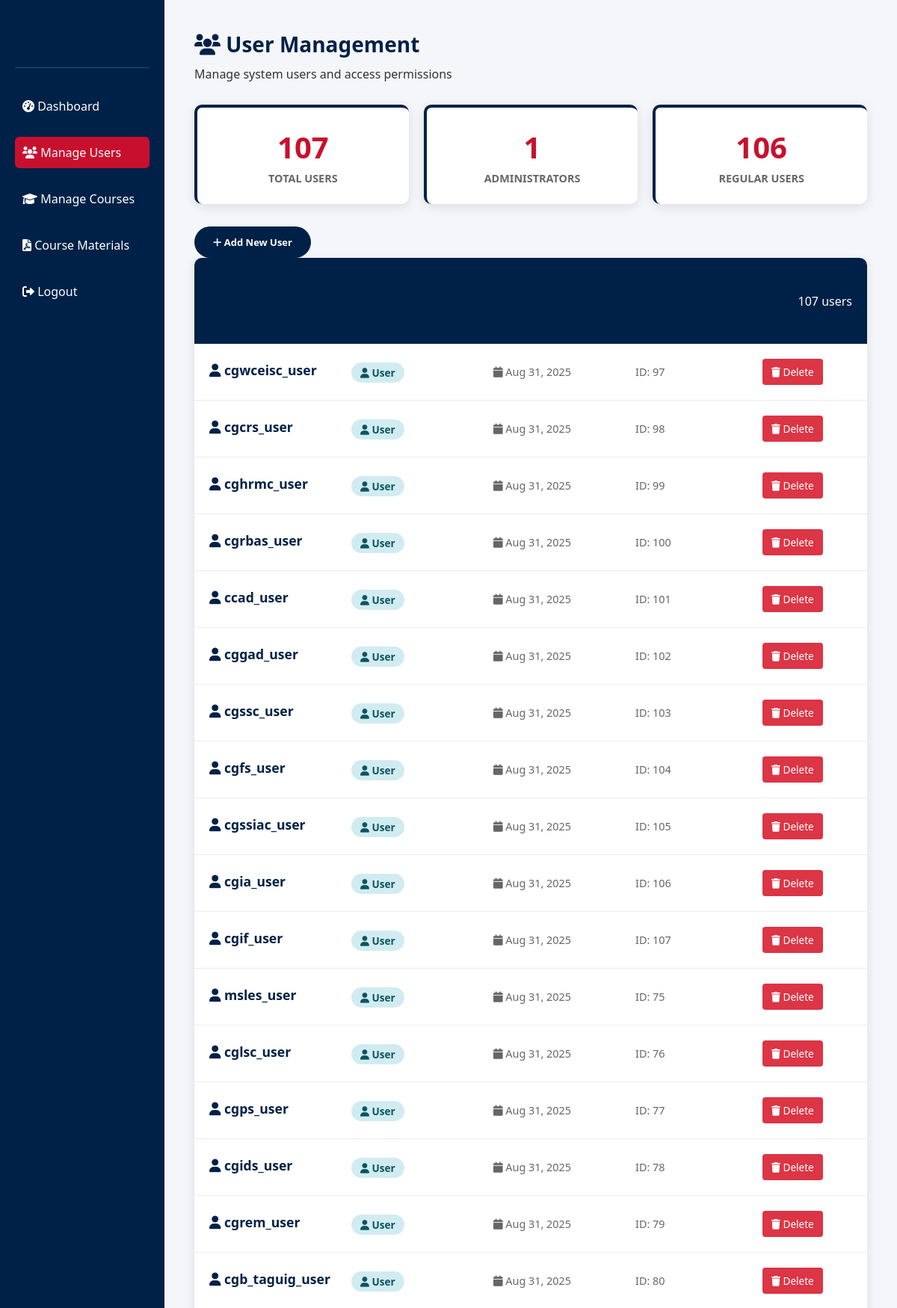
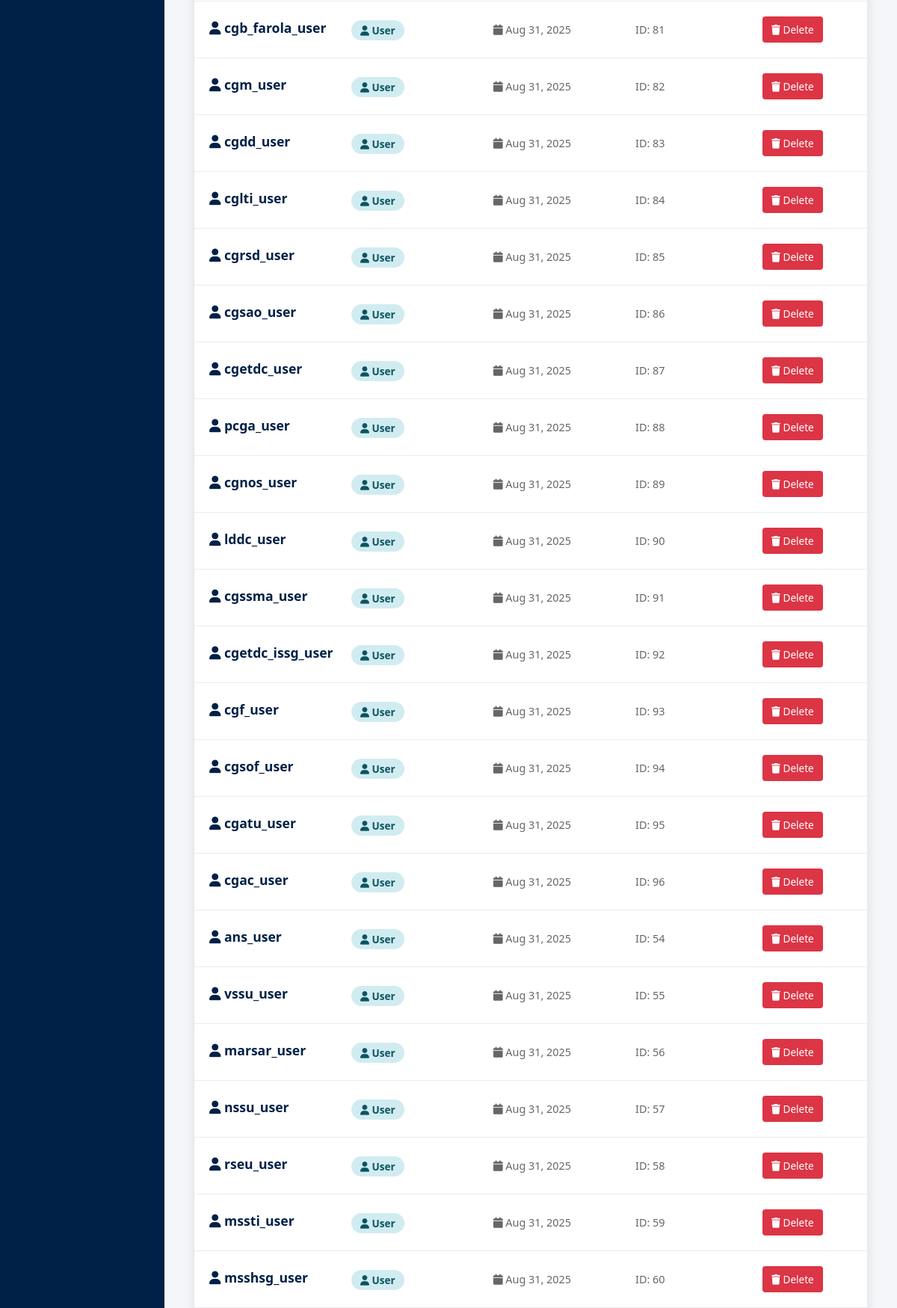
The page /manage-users.php (signed in, upper part) on the database its author committed (2 pictures, top to bottom).
### tables this page shows
CREATE TABLE `users` (
  `id` int(11) NOT NULL,
  `username` varchar(50) NOT NULL,
  `password` varchar(255) NOT NULL,
  `email` varchar(100) DEFAULT NULL,
  `role` enum('admin','user') DEFAULT 'user',
  `unit_id` int(11) DEFAULT NULL,
  `created_at` timestamp NOT NULL DEFAULT current_timestamp()
);

### manage-users.php (the view, shortened to what this page needs)
<?php
include 'db.php';
$users_query = "SELECT * FROM users ORDER BY created_at DESC";
$users_result = $conn->query($users_query);
?>
<!DOCTYPE html>
<html lang="en">
<head>
    <link rel="stylesheet" href="admin-style.css">
    <link rel="stylesheet" href="https://cdnjs.cloudflare.com/ajax/libs/font-awesome/6.0.0/css/all.min.css">
</head>
<body>
    <div class="sidebar">
        <h2><i class="fas fa-anchor"></i> CG-12 Admin</h2>
        <ul>
            <li><a href="admin-dashboard-enhanced.php"><i class="fas fa-tachometer-alt"></i> Dashboard</a></li>
            <li><a href="manage-users.php" class="active"><i class="fas fa-users"></i> Manage Users</a></li>
            <li><a href="manage-courses.php"><i class="fas fa-graduation-cap"></i> Manage Courses</a></li>
            <li><a href="course-materials.php"><i class="fas fa-file-pdf"></i> Course Materials</a></li>
            <li><a href="logout.php"><i class="fas fa-sign-out-alt"></i> Logout</a></li>
        </ul>
    </div>
    <div class="main-content">
        <header>
            <h1><i class="fas fa-users"></i> User Management</h1>
            <p>Manage system users and access permissions</p>
        </header>
        <div class="stats-row">
            <div class="stat-card">
                <div class="stat-number"><?php echo $users_result->num_rows; ?></div>
                <div class="stat-label">Total Users</div>
            </div>
            <div class="stat-card">
                <div class="stat-number">
                    <?php
                    $admin_count = 0;
                    $users_result->data_seek(0);
                    while ($user = $users_result->fetch_assoc()) {
                        if ($user['role'] == 'admin') $admin_count++;
                    }
                    echo $admin_count;
                    ?>
                </div>
                <div class="stat-label">Administrators</div>
            </div>
            <div class="stat-card">
                <div class="stat-number"><?php echo $users_result->num_rows - $admin_count; ?></div>
                <div class="stat-label">Regular Users</div>
            </div>
        </div>
        <button class="toggle-form" onclick="toggleForm()">
            <i class="fas fa-plus"></i> Add New User
        </button>
        <div class="users-table">
            <div class="table-header">
                <h2><i class="fas fa-list"></i> System Users</h2>
                <span><?php echo $users_result->num_rows; ?> users</span>
            </div>
            <?php if ($users_result->num_rows > 0): ?>
                <?php
                $users_result->data_seek(0);
                while($user = $users_result->fetch_assoc()):
                ?>
                    <div class="user-row">
                        <div class="user-info">
                            <h4><i class="fas fa-user"></i> <?php echo htmlspecialchars($user['username']); ?></h4>
                        </div>
                        <div>
                            <span class="user-role role-<?php echo $user['role']; ?>">
                                <i class="fas fa-<?php echo $user['role'] == 'admin' ? 'user-shield' : 'user'; ?>"></i>
                                <?php echo ucfirst($user['role']); ?>
                            </span>
                        </div>
                        <div style="color: #666; font-size: 0.9em;">
                            <i class="fas fa-calendar"></i>
                            <?php echo date('M j, Y', strtotime($user['created_at'])); ?>
                        </div>
                        <div style="color: #666; font-size: 0.9em;">
                            ID: <?php echo $user['id']; ?>
                        </div>
                        <div class="user-actions">
                            <?php if ($user['username'] != $_SESSION['username']): ?>
                                <form method="POST" style="display: inline;" onsubmit="return confirm('Are you sure you want to delete this user?')">
                                    <button type="submit" class="btn-delete">
                                        <i class="fas fa-trash"></i> Delete
                                    </button>
                                </form>
                            <?php else: ?>
                                <span style="color: #666; font-size: 0.85em;">Protected</span>
                            <?php endif; ?>
                        </div>
                    </div>
                <?php endwhile; ?>
            <?php endif; ?>
        </div>
    </div>
</body>
</html>

### admin-style.css (style rules this page uses)
* { margin: 0; padding: 0; box-sizing: border-box; font-family: "Segoe UI", sans-serif; }
body { display: flex; min-height: 100vh; background-color: #f4f6f9; color: #333; }
.sidebar { width: 220px; background-color: #002147; color: #fff; padding: 20px; position: fixed; height: 100%; z-index: 1000; }
.sidebar h2 { font-size: 22px; margin-bottom: 30px; text-align: center; border-bottom: 1px solid #ffffff30; padding-bottom: 10px; }
.sidebar ul { list-style: none; }
.sidebar ul li { margin: 20px 0; }
.sidebar ul li a { color: #fff; text-decoration: none; font-size: 16px; display: block; padding: 10px; border-radius: 6px; transition: background 0.3s; }
.sidebar ul li a:hover, .sidebar ul li a.active { background-color: #c8102e; }
.main-content { margin-left: 220px; padding: 40px; flex: 1; width: calc(100% - 220px); }
header { margin-bottom: 30px; }
header h1 { color: #002147; font-size: 28px; margin-bottom: 10px; text-align: left; }
.stat-card { background: white; padding: 25px; border-radius: 8px; box-shadow: 0 2px 8px rgba(0,0,0,0.1); text-align: center; border-left: 4px solid #002147; transition: transform 0.2s ease; }
h2 { margin: 30px 0 15px; font-size: 22px; color: #002147; text-align: left; }
button { padding: 8px 12px; background-color: #002147; color: white; border: none; border-radius: 4px; margin-right: 5px; cursor: pointer; transition: background 0.3s; font-size: 13px; }
button:last-child { margin-right: 0; }

### manage-users.php (style rules this page uses)
.users-table { background: white; border-radius: 10px; box-shadow: 0 4px 15px rgba(0,0,0,0.1); overflow: hidden; }
.table-header { background: #002147; color: white; padding: 20px; display: flex; justify-content: space-between; align-items: center; }
.user-row { display: grid; grid-template-columns: 1fr 1fr 1fr 150px 120px; gap: 20px; padding: 20px; border-bottom: 1px solid #e9ecef; align-items: center; }
.user-info h4 { margin: 0 0 5px 0; color: #002147; font-size: 1.1em; }
.user-role { padding: 4px 12px; border-radius: 20px; font-size: 0.85em; font-weight: 600; }
.role-user { background: #d1ecf1; color: #0c5460; }
.user-actions { display: flex; gap: 8px; }
.btn-delete { background: #dc3545; color: white; border: none; padding: 8px 12px; border-radius: 4px; cursor: pointer; font-size: 0.85em; transition: background 0.3s ease; }
.toggle-form { background: #002147; color: white; padding: 12px 25px; border: none; border-radius: 25px; cursor: pointer; font-weight: 600; transition: all 0.3s ease; }
.stats-row { display: grid; grid-template-columns: repeat(auto-fit, minmax(200px, 1fr)); gap: 20px; margin-bottom: 30px; }
.stat-card { background: white; padding: 25px; border-radius: 10px; box-shadow: 0 4px 15px rgba(0,0,0,0.1); text-align: center; border-top: 4px solid #002147; }
.stat-number { font-size: 2.5em; font-weight: bold; color: #c8102e; margin-bottom: 5px; }
.stat-label { color: #666; font-weight: 600; text-transform: uppercase; font-size: 0.9em; }

### rows shown on the page
users: username "cgwceisc_user", role "User", created_at "Aug 31, 2025", id "97"
users: username "cgcrs_user", role "User", created_at "Aug 31, 2025", id "98"
users: username "cghrmc_user", role "User", created_at "Aug 31, 2025", id "99"
users: username "cgrbas_user", role "User", created_at "Aug 31, 2025", id "100"
users: username "ccad_user", role "User", created_at "Aug 31, 2025", id "101"
users: username "cggad_user", role "User", created_at "Aug 31, 2025", id "102"
users: username "cgssc_user", role "User", created_at "Aug 31, 2025", id "103"
users: username "cgfs_user", role "User", created_at "Aug 31, 2025", id "104"
users: username "cgssiac_user", role "User", created_at "Aug 31, 2025", id "105"
users: username "cgia_user", role "User", created_at "Aug 31, 2025", id "106"
users: username "cgif_user", role "User", created_at "Aug 31, 2025", id "107"
users: username "msles_user", role "User", created_at "Aug 31, 2025", id "75"
users: username "cglsc_user", role "User", created_at "Aug 31, 2025", id "76"
users: username "cgps_user", role "User", created_at "Aug 31, 2025", id "77"
users: username "cgids_user", role "User", created_at "Aug 31, 2025", id "78"
users: username "cgrem_user", role "User", created_at "Aug 31, 2025", id "79"
users: username "cgb_taguig_user", role "User", created_at "Aug 31, 2025", id "80"
users: username "cgb_farola_user", role "User", created_at "Aug 31, 2025", id "81"
users: username "cgm_user", role "User", created_at "Aug 31, 2025", id "82"
users: username "cgdd_user", role "User", created_at "Aug 31, 2025", id "83"
users: username "cglti_user", role "User", created_at "Aug 31, 2025", id "84"
users: username "cgrsd_user", role "User", created_at "Aug 31, 2025", id "85"
users: username "cgsao_user", role "User", created_at "Aug 31, 2025", id "86"
users: username "cgetdc_user", role "User", created_at "Aug 31, 2025", id "87"
users: username "pcga_user", role "User", created_at "Aug 31, 2025", id "88"
users: username "cgnos_user", role "User", created_at "Aug 31, 2025", id "89"
users: username "lddc_user", role "User", created_at "Aug 31, 2025", id "90"
users: username "cgssma_user", role "User", created_at "Aug 31, 2025", id "91"
users: username "cgetdc_issg_user", role "User", created_at "Aug 31, 2025", id "92"
users: username "cgf_user", role "User", created_at "Aug 31, 2025", id "93"
users: username "cgsof_user", role "User", created_at "Aug 31, 2025", id "94"
users: username "cgatu_user", role "User", created_at "Aug 31, 2025", id "95"
users: username "cgac_user", role "User", created_at "Aug 31, 2025", id "96"
users: username "ans_user", role "User", created_at "Aug 31, 2025", id "54"
users: username "vssu_user", role "User", created_at "Aug 31, 2025", id "55"
users: username "marsar_user", role "User", created_at "Aug 31, 2025", id "56"
users: username "nssu_user", role "User", created_at "Aug 31, 2025", id "57"
users: username "rseu_user", role "User", created_at "Aug 31, 2025", id "58"
users: username "mssti_user", role "User", created_at "Aug 31, 2025", id "59"
users: username "msshsg_user", role "User", created_at "Aug 31, 2025", id "60"

### other values the page prints
$users_result->num_rows "107"
$admin_count "1"
$users_result->num_rows - $admin_count "106"
